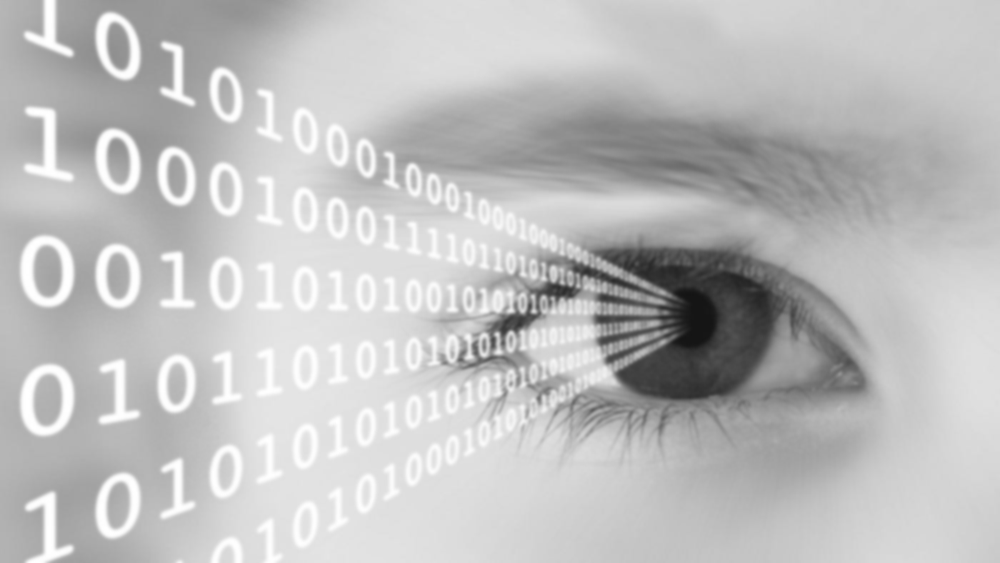
#> input picture image.png, 1000 x 563 px, shrunk from 1400 x 788 before the run
$ python -i Homomorphic.py   (imports and definitions only)   (older library calls are emulated)
#> lines starting #> are read from the running program, lines starting #| are printed output that depends on the picture
import cv2
import numpy as np
import matplotlib.pyplot as plt

def homomorphic_filter(image_path, D0=50, GL=0.9, GH=1.9):
#> called with image_path = '../image.png', D0 = 50, GL = 0.9, GH = 1.9
	image = cv2.imread(image_path)
#> image is the input picture: shape (563, 1000, 3); min 20, max 255, mean 190.4
	gray = cv2.cvtColor(image, cv2.COLOR_BGR2GRAY)

	# Display the input image in grayscale
	plt.subplot(2, 3, 1)
	plt.imshow(gray, cmap='gray')
	plt.title('Input Image')

	# Convert image to double
	gray = gray.astype(float)
	b = gray.copy()

	[m, n] = gray.shape   # size of image
#> m = 563; n = 1000
	# Add 1 to pixels to avoid issues with 0 values
	b = b + 1

	# Take the natural logarithm to each pixel value of the image
	log_b = np.log(b)
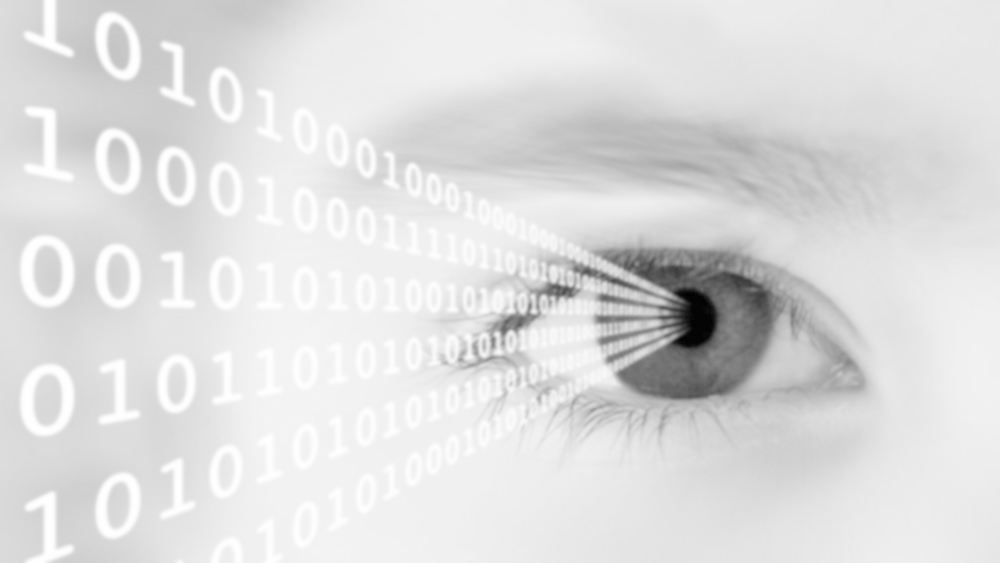
#> log_b: shape (563, 1000) float64; min 3.04, max 5.55, mean 5.22; drawn with min black and max white

	# Display the natural logarithm
	plt.subplot(2, 3, 2)
	plt.imshow(log_b, cmap='gray')
	plt.title('Natural Logarithm')

	# Compute the discrete Fourier Transform of the image
	fourier = cv2.dft(np.float32(gray), flags=cv2.DFT_COMPLEX_OUTPUT)

	# Shift the zero-frequency component to the center of the spectrum for visualization
	fourier_shift = np.fft.fftshift(fourier)

	# Calculate the magnitude of the Fourier Transform
	magnitude = 20 * np.log(cv2.magnitude(fourier_shift[:, :, 0], fourier_shift[:, :, 1]))
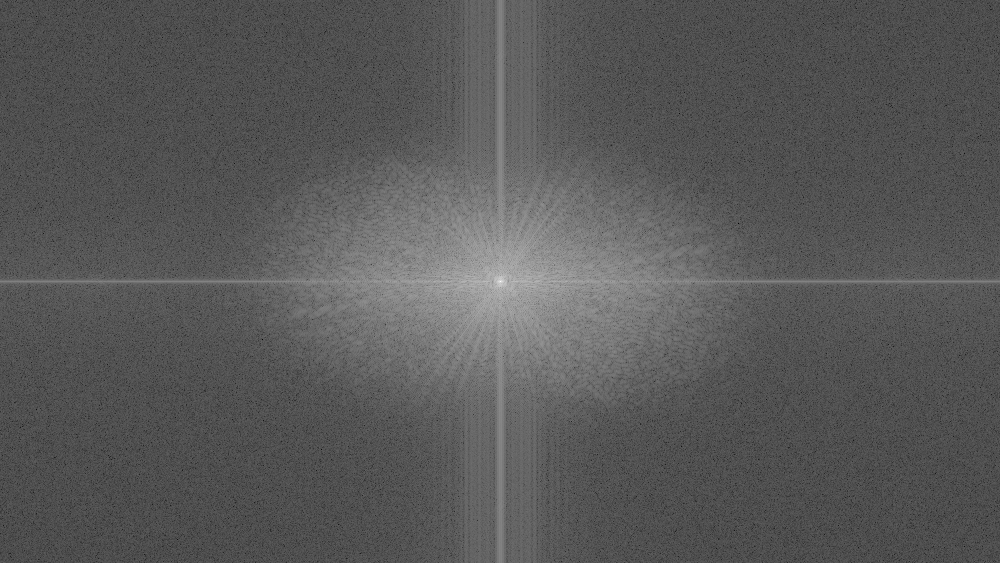
#> magnitude: shape (563, 1000) float32; min -19.06, max 369.8, mean 116.6; drawn with min black and max white

	# Scale the magnitude for display
	magnitude = cv2.normalize(magnitude, None, 0, 255, cv2.NORM_MINMAX, cv2.CV_8UC1)

	plt.subplot(2, 3, 3)
	plt.imshow(magnitude, cmap='gray')
	plt.title('Fourier Transform')

	# Take the Fourier transform
	fourier = np.fft.fft2(log_b)

	# Shift the zero frequency component to the center
	dd = np.fft.fftshift(fourier)

	# Initialize the Homomorphic filter
	H = np.zeros_like(gray)
	for u in range(m):
		for v in range(n):
			H[u, v] = (GH - GL) * (1 - np.exp(-1 * (np.sqrt((u - m / 2) ** 2 + (v - n / 2) ** 2)) ** 2 / D0) ** 2) + GL
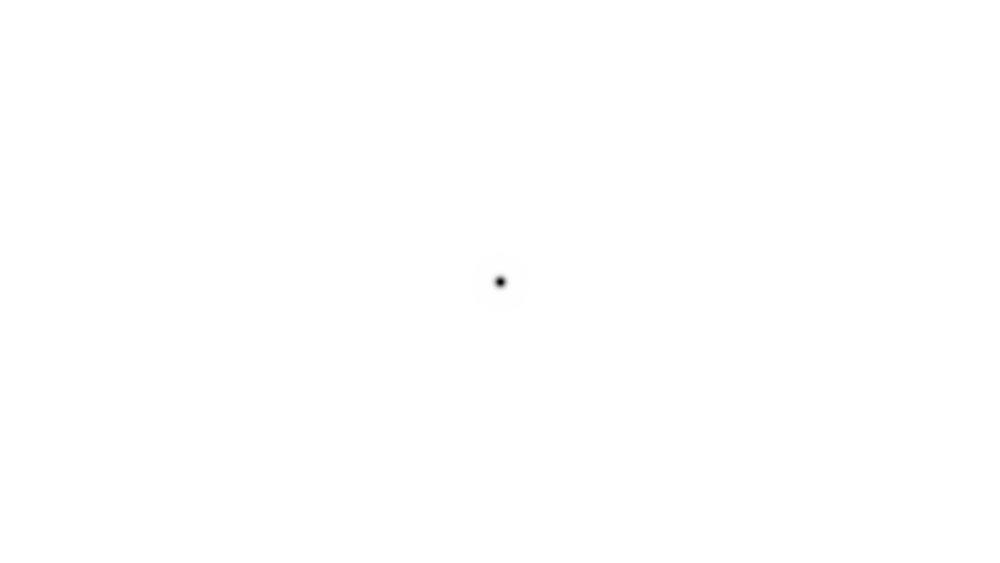
#> H: shape (563, 1000) float64; min 0.91, max 1.9, mean 1.9; drawn with min black and max white


	# Display the Homomorphic filter
	ax = plt.subplot(2, 3, 4, projection='3d')
	u, v = np.meshgrid(np.arange(n), np.arange(m))
	ax.plot_surface(u, v, H, cmap='viridis')
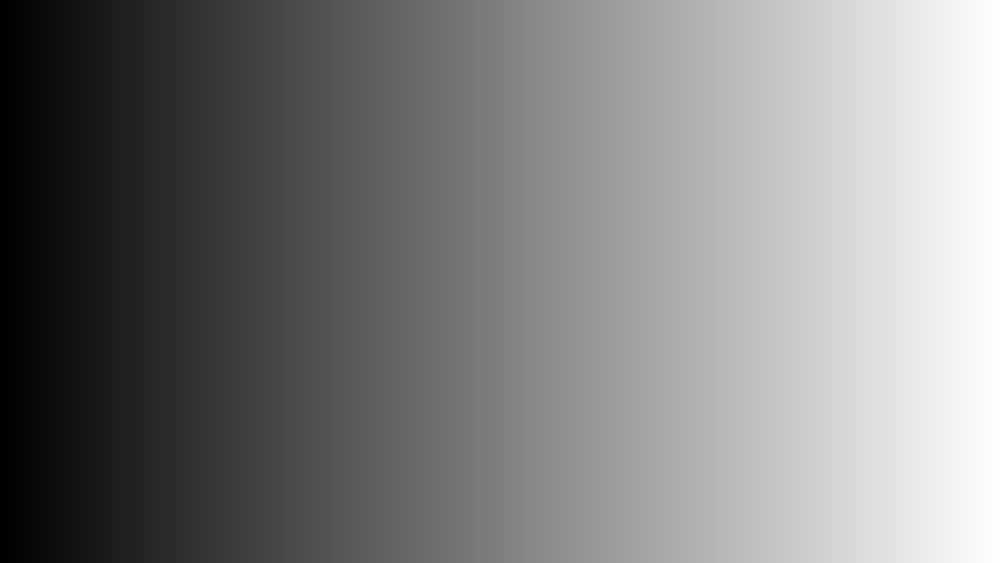
#> u: shape (563, 1000) int64; min 0, max 999, mean 499.5; drawn with min black and max white
	ax.set_title('Homomorphic Filter')

	# applies the homomorphic filter to the frequency domain
	x = dd * H  #multiplication Shifted Fourier transform with homomorphic filter


	# Perform the inverse Fourier transform
	real_x = np.abs(np.fft.ifft2(x))
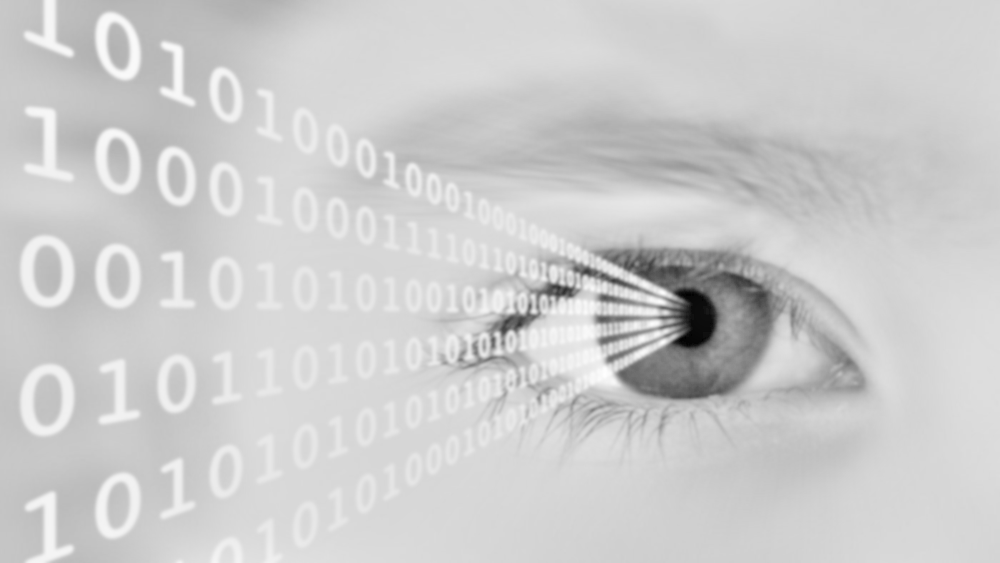
#> real_x: shape (563, 1000) float64; min 1.61, max 5.52, mean 4.75; drawn with min black and max white

	# Display the inverse Fourier transform
	plt.subplot(2, 3, 5)
	plt.imshow(real_x, cmap='gray')
	plt.title('Inverse Fourier Transform')

	# Exponential transformation
	final_result = np.exp(real_x)
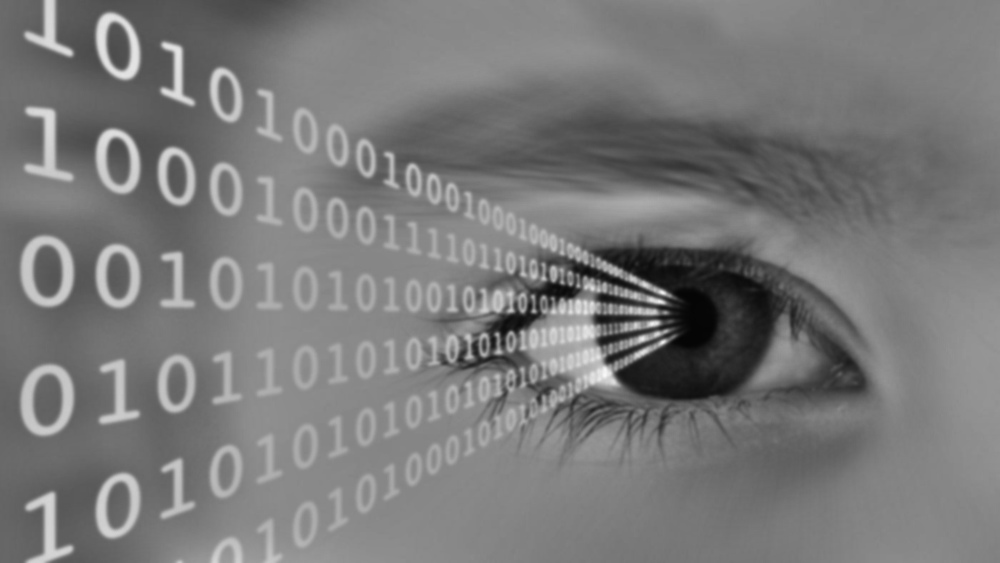
#> final_result: shape (563, 1000) float64; min 5, max 248.4, mean 121.6

	return final_result.astype(np.uint8)

>>> result = homomorphic_filter('../image.png')
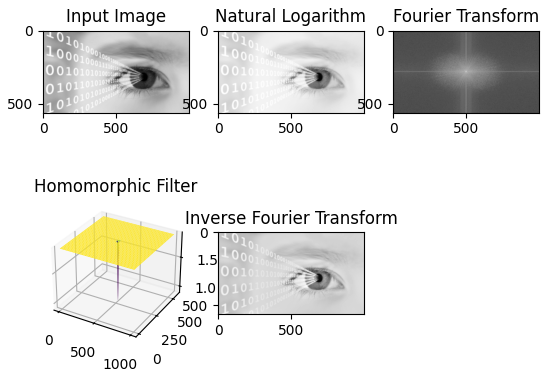
#> figure drawn by matplotlib, 5 panels
